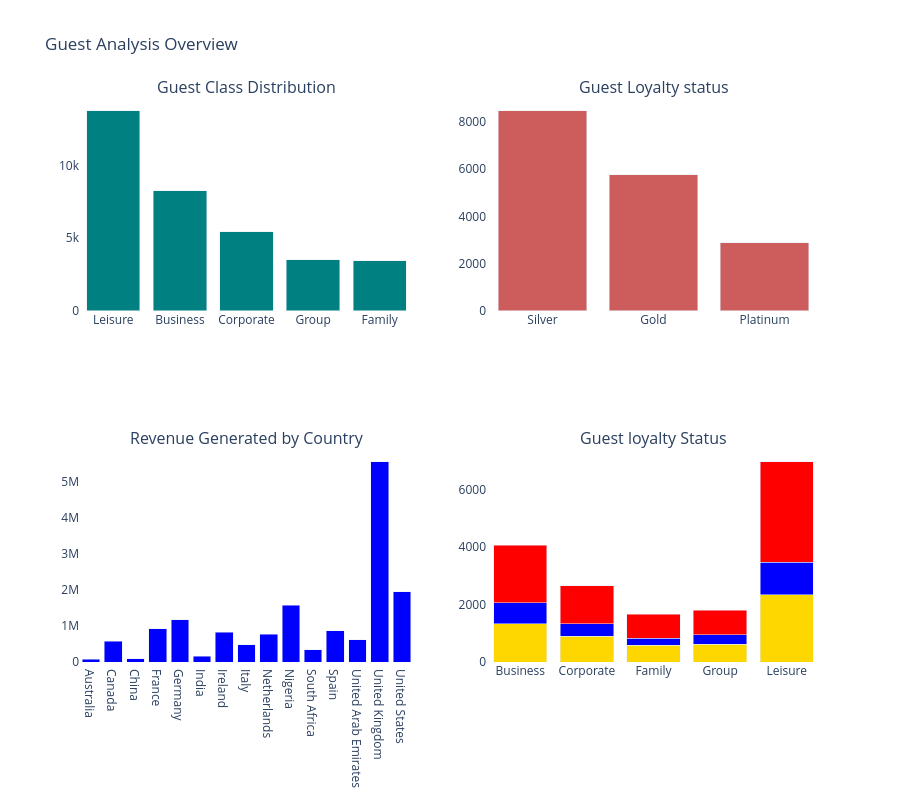

Notebook cell for this chart:
### Code cell
####----------Visualization of Guest
fig = msub(rows =2,cols= 2, 
           subplot_titles= ("Guest Class Distribution", "Guest Loyalty status", "Revenue Generated by Country",
                            "Guest loyalty Status"),
           specs=[[{}, {}], [{}, {}]])

## Add Charts
fig.add_trace(go.Bar(x= cust_type['customer_type'], y = cust_type['count'], name = 'Counts', marker_color = 'teal'), row = 1, col = 1)
fig.add_trace(go.Bar(x= ly_status['loyalty_status'], y = ly_status['count'], name = 'Counts', marker_color ='indianred'), row = 1, col = 2)
fig.add_trace(go.Bar(x= cn_revenue['country'], y = cn_revenue['total_amount'], name = 'Revenue', marker_color = 'blue'), row = 2, col = 1)
# Row 2, col 2: one Bar trace per loyalty status, stacked
colors = ['gold', 'blue', 'red', 'green', 'gray']
for color, (status, grp) in zip(colors, cust_status.groupby('loyalty_status')):
    fig.add_trace(go.Bar(x=grp['customer_type'], y=grp['count'], name=status, marker_color=color),
        row=2, col=2)

fig.update_layout(plot_bgcolor="white", paper_bgcolor="white",
                  height = 800, title_text = 'Guest Analysis Overview', barmode= 'stack', showlegend = False)

### Figure 1 — Plotly figure (JSON) as saved in the notebook; plotly's stock layout.template omitted (floating-point values rounded to 4 significant figures)
{"data": [{"marker": {"color": "teal"}, "name": "Counts", "type": "bar", "x": ["Leisure", "Business", "Corporate", "Group", "Family"], "xaxis": "x", "y": [13801, 8280, 5433, 3505, 3441], "yaxis": "y"}, {"marker": {"color": "indianred"}, "name": "Counts", "type": "bar", "x": ["Silver", "Gold", "Platinum"], "xaxis": "x2", "y": [8485, 5754, 2874], "yaxis": "y2"}, {"marker": {"color": "blue"}, "name": "Revenue", "type": "bar", "x": ["Australia", "Canada", "China", "France", "Germany", "India", "Ireland", "Italy", "Netherlands", "Nigeria", "South Africa", "Spain", "United Arab Emirates", "United Kingdom", "United States"], "xaxis": "x3", "y": [78170.0, 579600.0, 90750.0, 929100.0, 1173000.0, 163400.0, 828300.0, 484200.0, 775100.0, 1577000.0, 336900.0, 876100.0, 622600.0, 5570000.0, 1961000.0], "yaxis": "y3"}, {"marker": {"color": "gold"}, "name": "Gold", "type": "bar", "x": ["Business", "Corporate", "Family", "Group", "Leisure"], "xaxis": "x4", "y": [1322, 891, 586, 621, 2334], "yaxis": "y4"}, {"marker": {"color": "blue"}, "name": "Platinum", "type": "bar", "x": ["Business", "Corporate", "Family", "Group", "Leisure"], "xaxis": "x4", "y": [735, 443, 237, 320, 1139], "yaxis": "y4"}, {"marker": {"color": "red"}, "name": "Silver", "type": "bar", "x": ["Business", "Corporate", "Family", "Group", "Leisure"], "xaxis": "x4", "y": [1996, 1311, 837, 856, 3485], "yaxis": "y4"}], "layout": {"annotations": [{"font": {"size": 16}, "showarrow": false, "text": "Guest Class Distribution", "x": 0.225, "xanchor": "center", "xref": "paper", "y": 1, "yanchor": "bottom", "yref": "paper"}, {"font": {"size": 16}, "showarrow": false, "text": "Guest Loyalty status", "x": 0.775, "xanchor": "center", "xref": "paper", "y": 1, "yanchor": "bottom", "yref": "paper"}, {"font": {"size": 16}, "showarrow": false, "text": "Revenue Generated by Country", "x": 0.225, "xanchor": "center", "xref": "paper", "y": 0.375, "yanchor": "bottom", "yref": "paper"}, {"font": {"size": 16}, "showarrow": false, "text": "Guest loyalty Status", "x": 0.775, "xanchor": "center", "xref": "paper", "y": 0.375, "yanchor": "bottom", "yref": "paper"}], "barmode": "stack", "height": 800, "paper_bgcolor": "white", "plot_bgcolor": "white", "showlegend": false, "title": {"text": "Guest Analysis Overview"}, "xaxis": {"anchor": "y", "domain": [0, 0.45]}, "xaxis2": {"anchor": "y2", "domain": [0.55, 1]}, "xaxis3": {"anchor": "y3", "domain": [0, 0.45]}, "xaxis4": {"anchor": "y4", "domain": [0.55, 1]}, "yaxis": {"anchor": "x", "domain": [0.625, 1]}, "yaxis2": {"anchor": "x2", "domain": [0.625, 1]}, "yaxis3": {"anchor": "x3", "domain": [0, 0.375]}, "yaxis4": {"anchor": "x4", "domain": [0, 0.375]}}}
